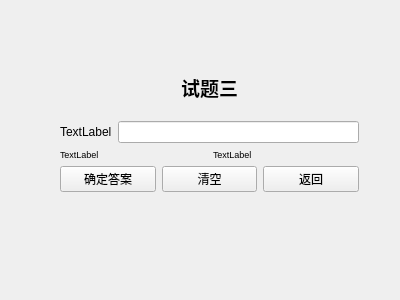
<?xml version="1.0" encoding="UTF-8"?>
<ui version="4.0">
 <class>text_three</class>
 <widget class="QWidget" name="text_three">
  <property name="geometry">
   <rect>
    <x>0</x>
    <y>0</y>
    <width>400</width>
    <height>300</height>
   </rect>
  </property>
  <property name="windowTitle">
   <string>Form</string>
  </property>
  <widget class="QWidget" name="layoutWidget">
   <property name="geometry">
    <rect>
     <x>60</x>
     <y>60</y>
     <width>299</width>
     <height>132</height>
    </rect>
   </property>
   <layout class="QVBoxLayout" name="verticalLayout_2">
    <item>
     <widget class="QLabel" name="label">
      <property name="text">
       <string>&lt;html&gt;&lt;head/&gt;&lt;body&gt;&lt;p align=&quot;center&quot;&gt;&lt;span style=&quot; font-size:14pt; font-weight:700;&quot;&gt;试题三&lt;/span&gt;&lt;/p&gt;&lt;/body&gt;&lt;/html&gt;</string>
      </property>
     </widget>
    </item>
    <item>
     <layout class="QVBoxLayout" name="verticalLayout">
      <item>
       <layout class="QHBoxLayout" name="horizontalLayout">
        <item>
         <widget class="QLabel" name="question">
          <property name="text">
           <string>TextLabel</string>
          </property>
         </widget>
        </item>
        <item>
         <widget class="QLineEdit" name="in_lineEdit"/>
        </item>
       </layout>
      </item>
      <item>
       <layout class="QHBoxLayout" name="horizontalLayout_5">
        <item>
         <widget class="QLabel" name="scorelabel">
          <property name="text">
           <string>&lt;html&gt;&lt;head/&gt;&lt;body&gt;&lt;p&gt;&lt;span style=&quot; font-size:7pt;&quot;&gt;TextLabel&lt;/span&gt;&lt;/p&gt;&lt;/body&gt;&lt;/html&gt;</string>
          </property>
         </widget>
        </item>
        <item>
         <widget class="QLabel" name="ratelabel">
          <property name="text">
           <string>&lt;html&gt;&lt;head/&gt;&lt;body&gt;&lt;p&gt;&lt;span style=&quot; font-size:7pt;&quot;&gt;TextLabel&lt;/span&gt;&lt;/p&gt;&lt;/body&gt;&lt;/html&gt;</string>
          </property>
         </widget>
        </item>
       </layout>
      </item>
      <item>
       <layout class="QHBoxLayout" name="horizontalLayout_2">
        <item>
         <widget class="QPushButton" name="ensureButton">
          <property name="text">
           <string>确定答案</string>
          </property>
         </widget>
        </item>
        <item>
         <widget class="QPushButton" name="clearButton">
          <property name="text">
           <string>清空</string>
          </property>
         </widget>
        </item>
        <item>
         <widget class="QPushButton" name="exitButton">
          <property name="text">
           <string>返回</string>
          </property>
         </widget>
        </item>
       </layout>
      </item>
     </layout>
    </item>
   </layout>
  </widget>
 </widget>
 <resources/>
 <connections/>
</ui>
